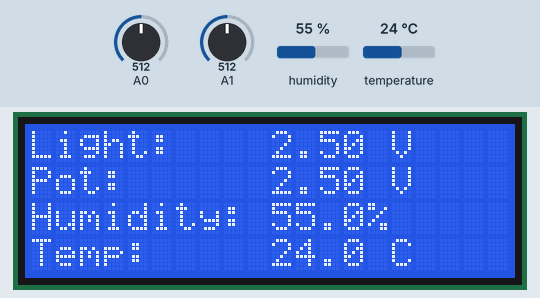
Recording of a sketch running on a simulated Arduino Uno, built with avr-gcc and run on an emulated ATmega328P. Shown: 20×4 character LCD. The test bench sets the inputs (shaded band); at power-on: humidity 55 %, A0 = 512, A1 = 512, temperature 24 °C.

Above: at 1.2 s.
1.3 s: humidity set to 22 %
At 2.9 s:
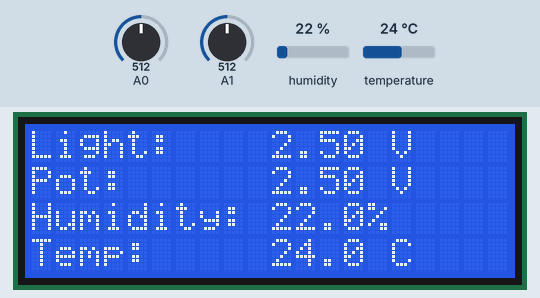
4.1 s: A0 set to 716
6.9 s: A1 set to 716
At 8.7 s:
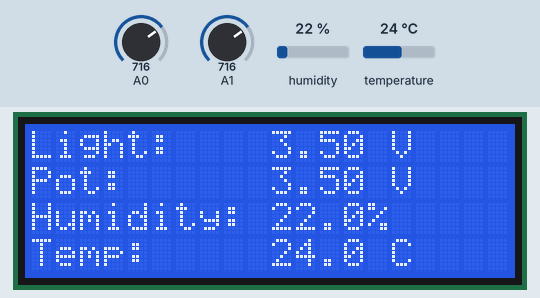
9.9 s: temperature set to 12 °C
At 11.7 s:
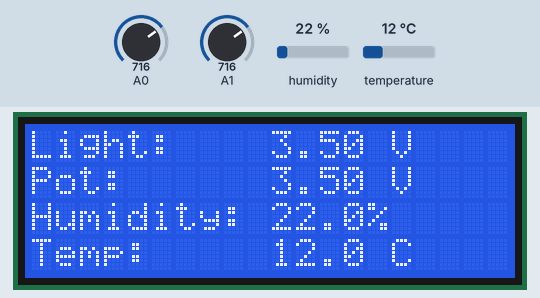
12.7 s: A0 set to 992
At 15.8 s:
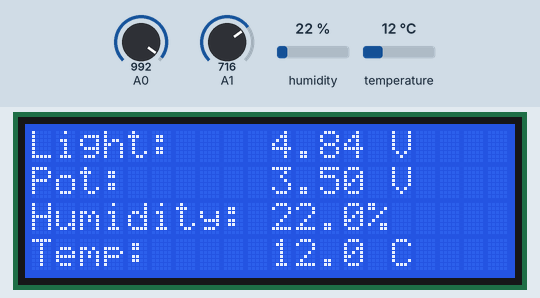
16.1 s: A1 set to 992
At 17.5 s:
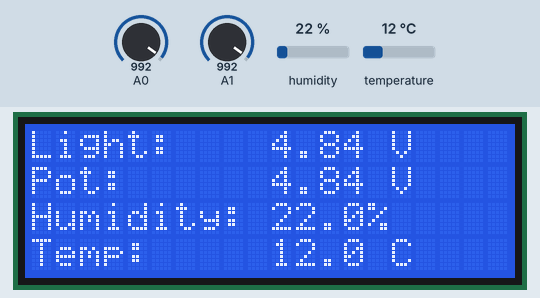
Timing chart, 0 to 19.1 s (numbered marks = the images above; inputs shaded):
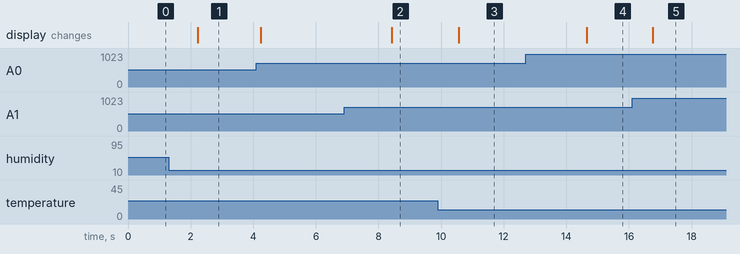

The sketch:

code.ino
```cpp
#include <Wire.h>
#include <LiquidCrystal_I2C.h>
#include "DHT.h"

#define DHTPIN 2     // Digital pin connected to the DHT sensor
#define DHTTYPE DHT22

DHT dht(DHTPIN, DHTTYPE);

// Initialize the 20x4 I2C LCD at address 0x27
LiquidCrystal_I2C lcd(0x27, 20, 4);

void readDHT22() {
  float h = dht.readHumidity();
  float t = dht.readTemperature();

  // Check if any reads failed and exit early
  if (isnan(h) || isnan(t)) {
    lcd.setCursor(0, 2);
    lcd.print(F("DHT Sensor Error!   "));
    lcd.setCursor(0, 3);
    lcd.print(F("                    "));
    return;
  }

  // Row 2: Humidity
  lcd.setCursor(0, 2);
  lcd.print(F("Humidity: "));
  lcd.print(h, 1); // 1 decimal place
  lcd.print(F("%     ")); // Extra spaces clear leftover characters

  // Row 3: Temperature
  lcd.setCursor(0, 3);
  lcd.print(F("Temp:     "));
  lcd.print(t, 1);
  lcd.print(F(" C    "));
}

void readAnalogSensors() {
  float light = analogRead(A0) / 1024.0 * 5.0;
  float volt = analogRead(A1) / 1024.0 * 5.0;

  // Row 0: Light sensor
  lcd.setCursor(0, 0);
  lcd.print(F("Light:    "));
  lcd.print(light, 2); // 2 decimal places
  lcd.print(F(" V    "));

  // Row 1: Potentiometer
  lcd.setCursor(0, 1);
  lcd.print(F("Pot:      "));
  lcd.print(volt, 2);
  lcd.print(F(" V    "));
}

void setup() {
  Serial.begin(9600);
  dht.begin();

  lcd.init();          // Initialize the I2C LCD
  lcd.backlight();     // Turn on the backlight
}

void loop() {
  readAnalogSensors();
  readDHT22();

  delay(2000);
}
```

Measured:
- after the input at 1.3 s, the display: changes after 0.93 s (image 1)
- after the input at 6.9 s, the display: changes after 1.5 s (image 2)
- after the input at 9.9 s, the display: changes after 0.66 s (image 3)
- after the input at 12.7 s, the display: changes after 2.0 s (image 4)
- after the input at 16.1 s, the display: changes after 0.66 s (image 5)
